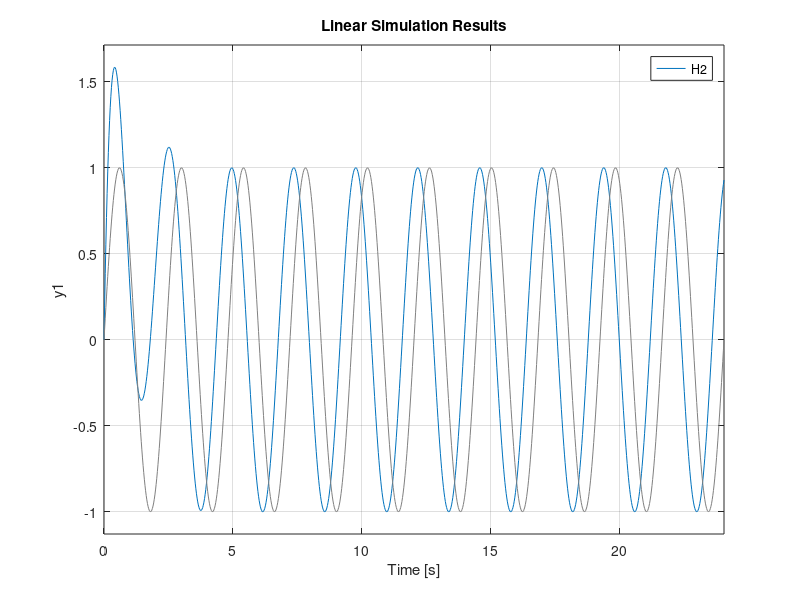

Source code (MATLAB):
H1 = tf(2,[1 1 1])
%% a)
nyquist(H1)
%% 
H2 = tf([1,0,4],[0.3,1,1])
%% b)
nyquist(H2, linspace(0,3,1e3))
%% 4.5
w = 2.61; T = 2*pi/w; t = linspace(0, 10*T, 1000);
u = sin(w*t);
lsim(H2, u, t); shg
